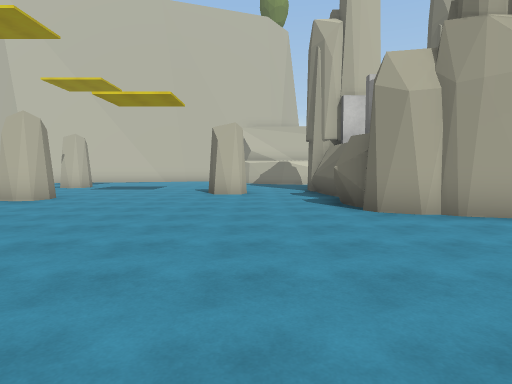
view 1 (above)

17 first-person views from a walk through a scene from a Unity 3-D project. The camera is 1.5 m above the floor, tilts 4° down and sees 75° across. The floor is counted in squares, 2 m on a side. Each view is taken from the middle of a square. On the plan, view 1 faces up. The plan holds only what a view shows up to about 11 squares ahead; the rest is blank. The place goes on beyond the plan. The player is left out. Some surface patterns are stand-ins.

view 2
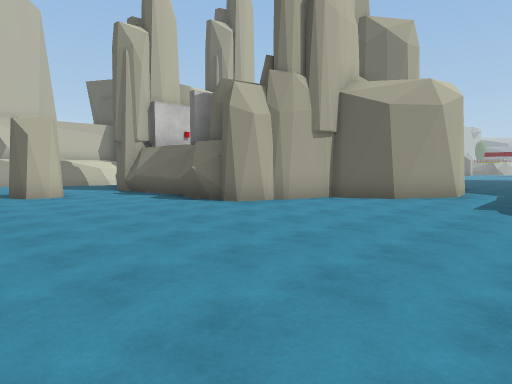

view 3
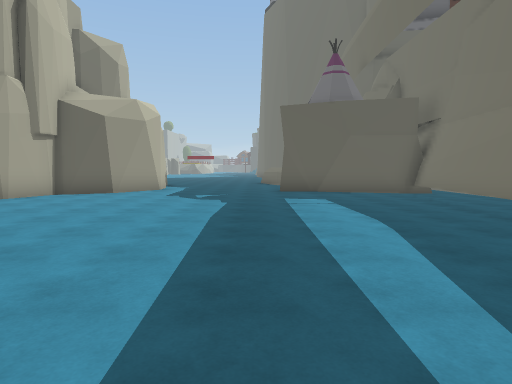

view 4
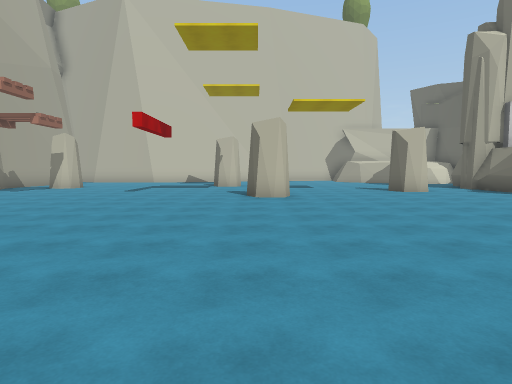

view 5
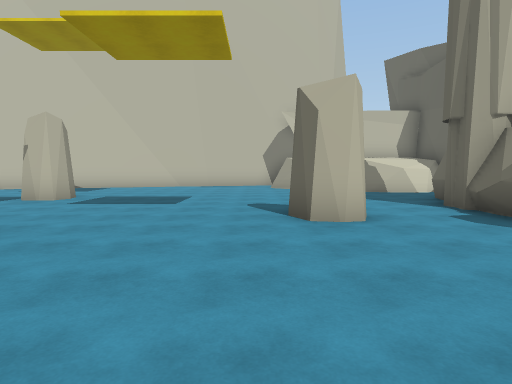

view 6
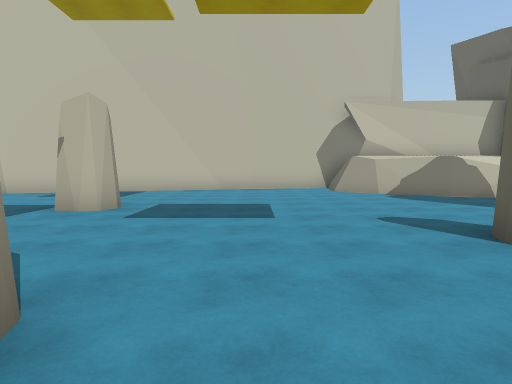

view 7
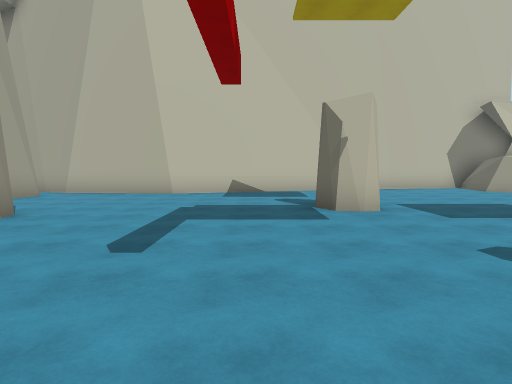

view 8
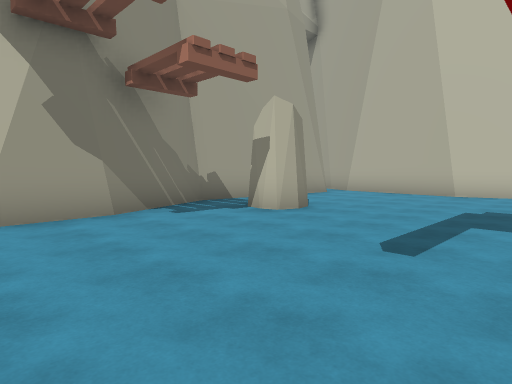

view 9
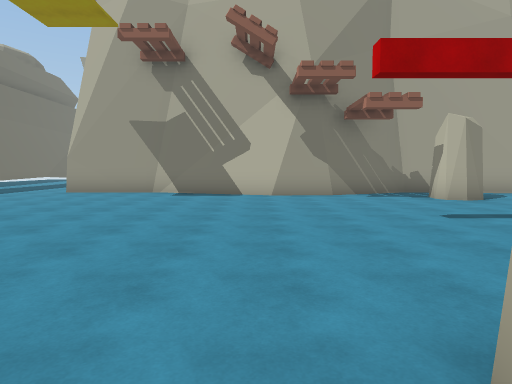

view 10
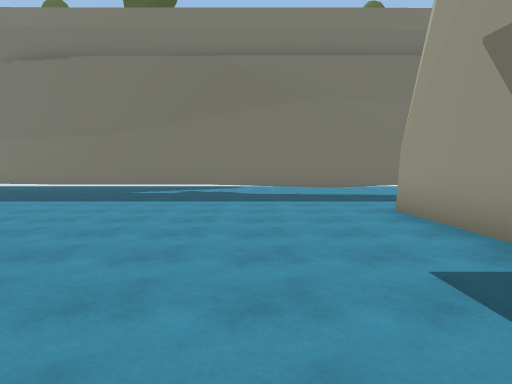

view 11
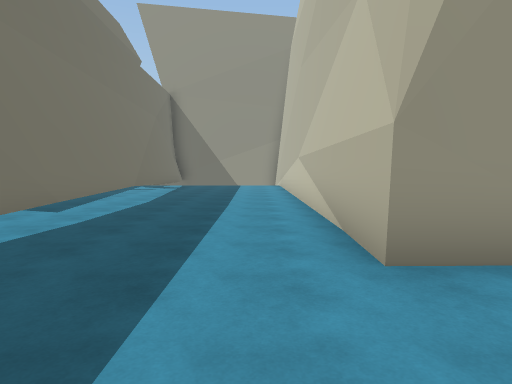

view 12
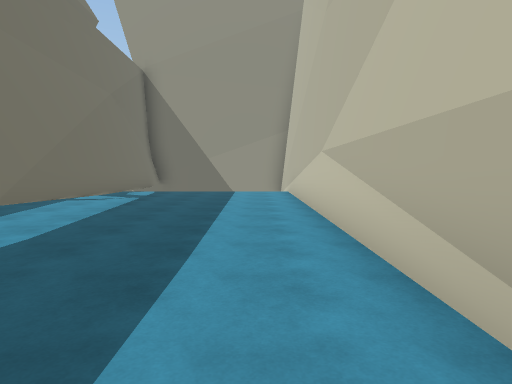

view 13
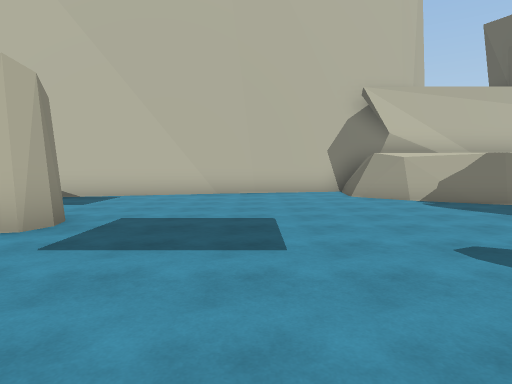

view 14
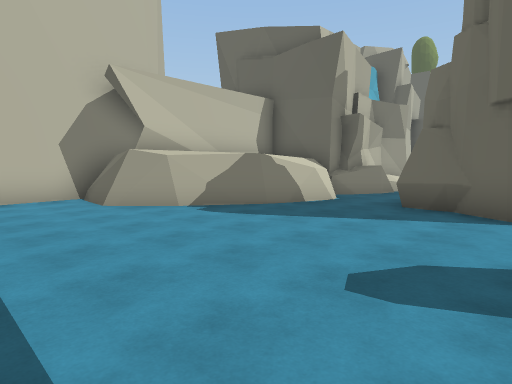

view 15
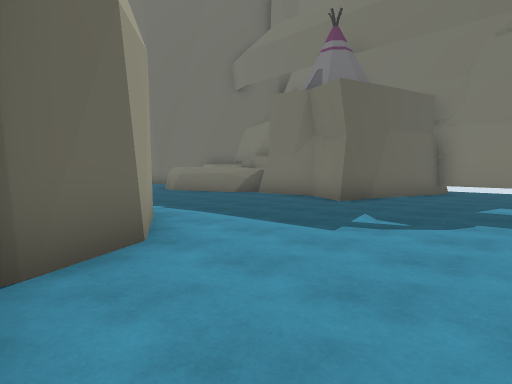

view 16
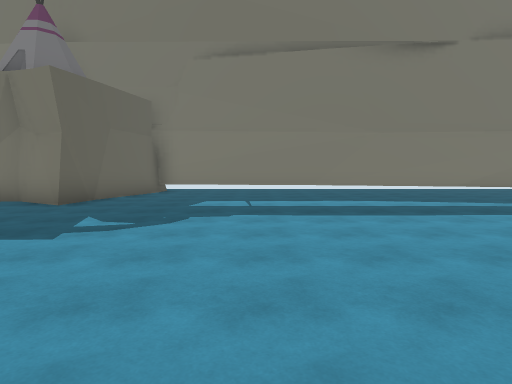

view 17
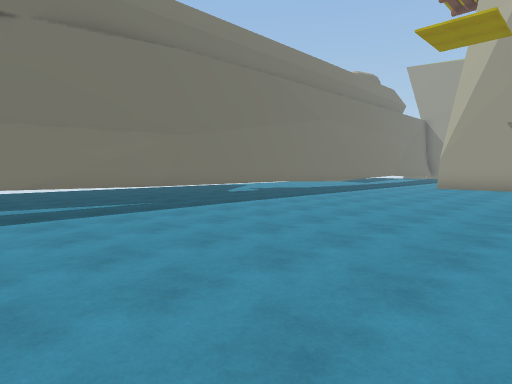

### Floor plan
Points are (right, up) in squares from view 1. A wall is a line through its corners. A room is listed if a view was taken in it or the views show most of it. See-through windows are left out.
Room 1 (views 1, 2, 3, 4, 5, 6, 7, 8, 9, 10, 11, 12, 13, 14, 15, 16, 17)
walls: (1.7, 6.7) (1.8, 7.7); (1.9, 6.5) (1.8, 7.1); (2.1, 6.2) (1.6, 6.8) (2, 7.8); (2.1, 6.2) (1.6, 6.7); (2.3, 8.2) (1.7, 10.6); (2, 9.4) (1.9, 10.6); (1.7, 10.1) (2, 11.1); (1.9, 10.3) (1.9, 11); (3.3, 5.1) (2.1, 5.7); (-15.3, 5) (-15.6, 3.7); (-7.2, -3.7) (0.2, -5); (-15.6, 3.9) (-15.5, 1) (-27.3, 1.5); (2.3, 12.3) (2.6, 13.7); (4.9, 4.1) (4.6, 4.8) (3.3, 5.2); (-12, -3.3) (-3.6, -4); (-2.8, -4.7) (5.1, -5.9); (5.7, 3.1) (5.2, 3.5) (4.6, 4.6); (-0.3, 16.9) (-1.3, 17.9) (-1.1, 19.6); (1.4, 16.1) (-0.5, 17.3) (-1, 18) (-1, 18.8); (3, 15.5) (1.8, 15.7); (-4, 19.4) (-11.6, 17) (-14.8, 17.3); (-15, 16.2) (-15.5, 11.5) (-14.5, 9.1) (-14.4, 7.6) (-15.5, 4.4); (-1, 18.7) (-0.8, 19.4); (3.8, 15.9) (2.8, 15.6) (1.3, 16.2); (3.9, 16) (3.5, 15.7); (-17.3, -2.5) (-6.9, -4.1); (8, 2.5) (6.9, 2.4) (5.3, 3.4); (-17.7, -2.7) (-15.2, -2.9); (-0.5, 20.1) (-4.1, 19.2); (5.9, -3.6) (6, -1.9) (7.2, -2.6) (9.3, -2.5); (6.2, 15.5) (4.5, 16.2); (5.3, 16.6) (4.7, 16.5); (6.5, 15.4) (6, 15.5); (4.8, -5.7) (5.1, -5.8) (6, -3) (5.9, -2.3); (5, -6.4) (5.2, -5.4); (-20.4, -2.6) (-15.2, -3.1); (9.7, -2.9) (9.8, -2.4) (10.4, -1.9); (-25.9, 1.3) (-28.1, 1.2); (-24.6, -3.1) (-19.4, -2.6); (-28.1, -3.4) (-26.4, -3.3)
low walls: (1.3, 15.9) (-0.4, 17); (2, 15.7) (1.2, 15.9); (-1, 17.6) (-1.3, 17.9); (4.9, 15.9) (4.4, 16.3); (9.6, -2.8) (9.9, -2.4)
objects: other object (-13, 12); other object (-7, 13); other object (-6, 8); other object (-1, 10)

Where each view was taken, in squares from view 1:
view 1: 0 up, 0 right, facing up
view 2: 0 up, 3 left, facing up-right
view 3: 1 down, 5 left, facing right
view 4: 1 down, 6 left, facing up
view 5: 5 up, 2 left, facing up
view 6: 7 up, 4 left, facing up
view 7: 7 up, 9 left, facing up
view 8: 7 up, 9 left, facing up-left
view 9: 7 up, 5 left, facing left
view 10: 7 up, 13 left, facing down
view 11: 0 up, 13 left, facing left
view 12: 0 up, 17 left, facing left
view 13: 9 up, 4 left, facing up
view 14: 11 up, 4 left, facing up-right
view 15: 5 up, 2 right, facing down-right
view 16: 5 up, 2 right, facing down
view 17: 5 up, 2 left, facing down-left
